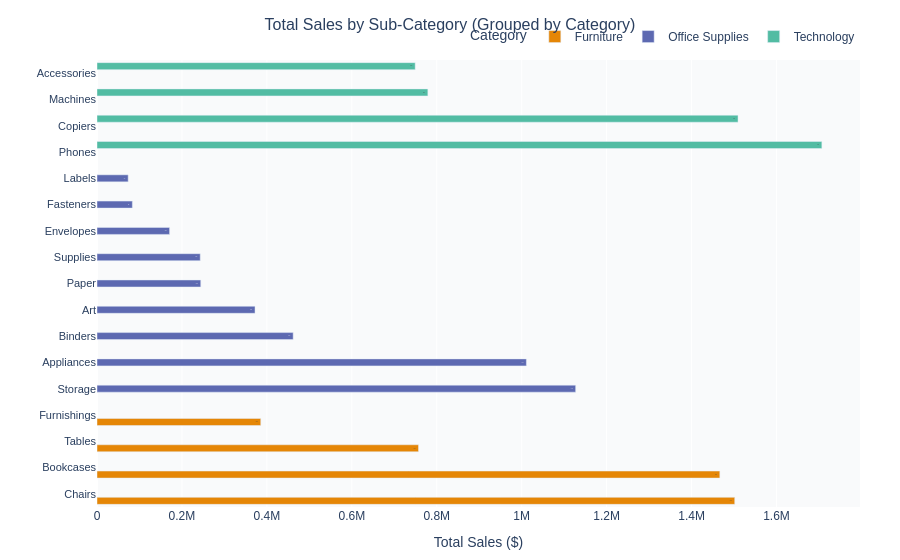

Write notebook code for a chart like this one.
### Code cell
#BAR CHART – Total Sales by Category

# Merge sub-category sales with category info
subcat_bar = df.groupby(["Category", "Sub-Category"], as_index=False)["Sales"].sum()
subcat_bar.sort_values(["Category", "Sales"], ascending=[True, False], inplace=True)

fig_bar = px.bar(
    subcat_bar,
    x="Sales",
    y="Sub-Category",
    color="Category",                           # group/colour by Category
    color_discrete_sequence=px.colors.qualitative.Vivid,
    orientation="h",
    barmode="group",
    title="Total Sales by Sub-Category (Grouped by Category)",
    labels={"Sales": "Total Sales ($)", "Sub-Category": "", "Category": "Category"},
    text_auto=".2s",
)
fig_bar.update_traces(
    hovertemplate=(
        "<b>%{y}</b><br>"
        "Category: %{fullData.name}<br>"
        "Sales: $%{x:,.0f}<extra></extra>"
    )
)
fig_bar.update_layout(
    legend=dict(
        title="Category",
        orientation="h",
        yanchor="bottom",
        y=1.02,
        xanchor="right",
        x=1,
    ),
    yaxis=dict(tickfont=dict(size=11)),
)
fig_bar = style(fig_bar, "Total Sales by Sub-Category (Grouped by Category)")
fig_bar.show()

### Figure 1 — Plotly figure (JSON) as saved in the notebook; plotly's stock layout.template omitted (floating-point values rounded to 4 significant figures)
{"data": [{"alignmentgroup": "True", "hovertemplate": "<b>%{y}</b><br>Category: %{fullData.name}<br>Sales: $%{x:,.0f}<extra></extra>", "legendgroup": "Furniture", "marker": {"color": "rgb(229, 134, 6)", "pattern": {"shape": ""}}, "name": "Furniture", "offsetgroup": "Furniture", "orientation": "h", "showlegend": true, "textposition": "auto", "texttemplate": "%{x:.2s}", "type": "bar", "x": [1502000.0, 1467000.0, 757000.0, 385600.0], "xaxis": "x", "y": ["Chairs", "Bookcases", "Tables", "Furnishings"], "yaxis": "y"}, {"alignmentgroup": "True", "hovertemplate": "<b>%{y}</b><br>Category: %{fullData.name}<br>Sales: $%{x:,.0f}<extra></extra>", "legendgroup": "Office Supplies", "marker": {"color": "rgb(93, 105, 177)", "pattern": {"shape": ""}}, "name": "Office Supplies", "offsetgroup": "Office Supplies", "orientation": "h", "showlegend": true, "textposition": "auto", "texttemplate": "%{x:.2s}", "type": "bar", "x": [1127000.0, 1011000.0, 461900.0, 372100.0, 244300.0, 243100.0, 170900.0, 83240.0, 73400.0], "xaxis": "x", "y": ["Storage", "Appliances", "Binders", "Art", "Paper", "Supplies", "Envelopes", "Fasteners", "Labels"], "yaxis": "y"}, {"alignmentgroup": "True", "hovertemplate": "<b>%{y}</b><br>Category: %{fullData.name}<br>Sales: $%{x:,.0f}<extra></extra>", "legendgroup": "Technology", "marker": {"color": "rgb(82, 188, 163)", "pattern": {"shape": ""}}, "name": "Technology", "offsetgroup": "Technology", "orientation": "h", "showlegend": true, "textposition": "auto", "texttemplate": "%{x:.2s}", "type": "bar", "x": [1707000.0, 1509000.0, 779100.0, 749200.0], "xaxis": "x", "y": ["Phones", "Copiers", "Machines", "Accessories"], "yaxis": "y"}], "layout": {"barmode": "group", "font": {"family": "Arial"}, "hovermode": "closest", "legend": {"orientation": "h", "title": {"text": "Category"}, "tracegroupgap": 0, "x": 1, "xanchor": "right", "y": 1.02, "yanchor": "bottom"}, "margin": {"b": 40, "l": 40, "r": 40, "t": 60}, "paper_bgcolor": "white", "plot_bgcolor": "#f9fafb", "title": {"font": {"size": 16}, "text": "Total Sales by Sub-Category (Grouped by Category)", "x": 0.5, "xanchor": "center"}, "xaxis": {"anchor": "y", "domain": [0, 1], "title": {"text": "Total Sales ($)"}}, "yaxis": {"anchor": "x", "domain": [0, 1], "tickfont": {"size": 11}, "title": {"text": ""}}}}
